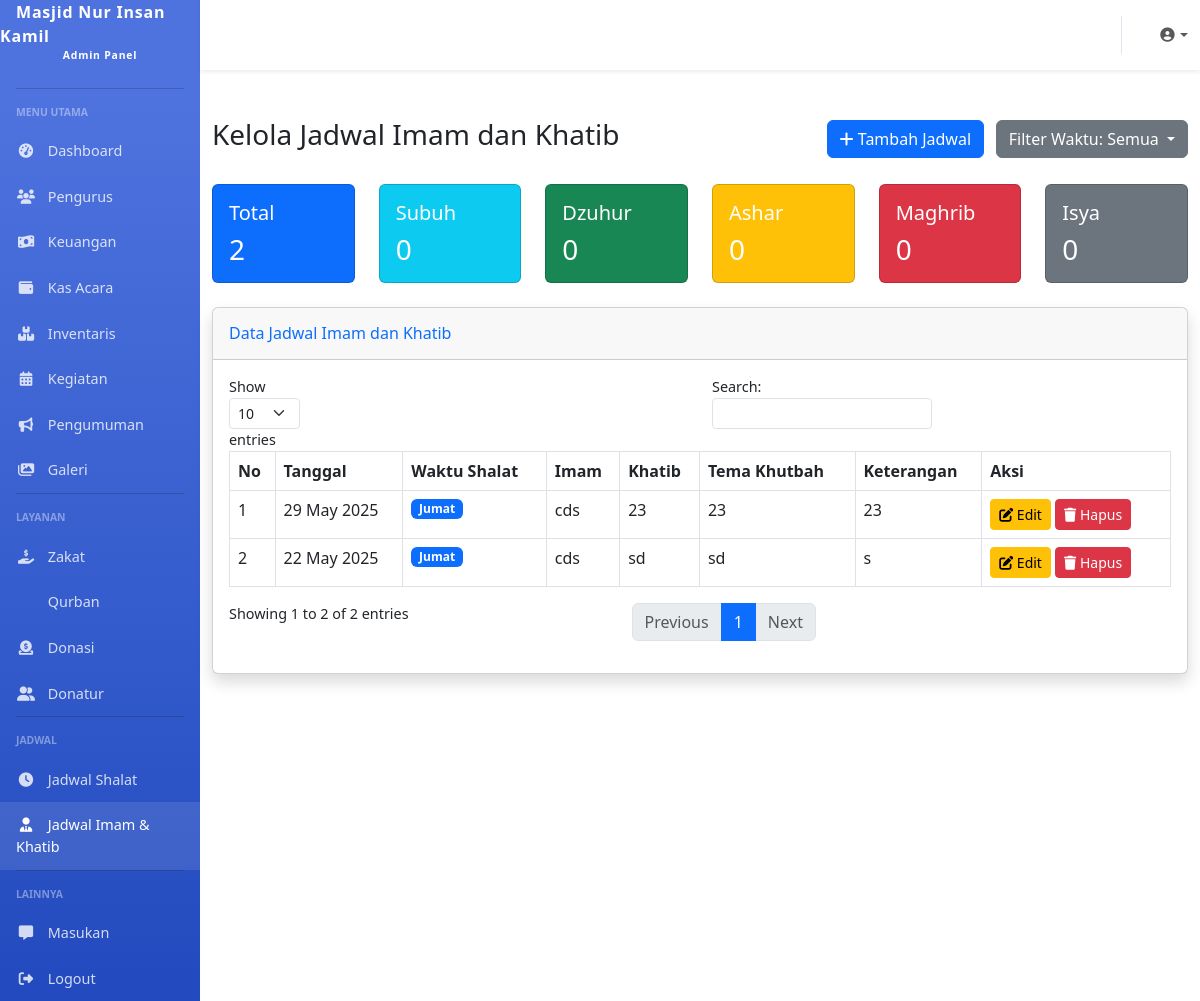
Screenshot of /admin/jadwal_imam_khatib.php (signed in) with the database file from the repository.
### tables this page shows
CREATE TABLE `settings` (
  `id` int(11) NOT NULL,
  `nama_masjid` varchar(100) NOT NULL DEFAULT 'Masjid Nur Insan Kamil',
  `alamat` text DEFAULT NULL,
  `no_telepon` varchar(20) DEFAULT NULL,
  `email` varchar(100) DEFAULT NULL,
  `logo` varchar(255) DEFAULT NULL,
  `deskripsi` text DEFAULT NULL,
  `rekening_bank` text DEFAULT NULL,
  `qris_image` varchar(255) DEFAULT NULL,
  `visi` text DEFAULT NULL,
  `misi` text DEFAULT NULL,
  `sejarah` text DEFAULT NULL,
  `created_at` timestamp NOT NULL DEFAULT current_timestamp(),
  `updated_at` timestamp NOT NULL DEFAULT current_timestamp() ON UPDATE current_timestamp()
);

CREATE TABLE `jadwal_imam_khatib` (
  `id` int(11) NOT NULL,
  `tanggal` date NOT NULL,
  `waktu_shalat` enum('subuh','dzuhur','ashar','maghrib','isya','jumat') NOT NULL,
  `nama_imam` varchar(100) NOT NULL,
  `nama_khatib` varchar(100) DEFAULT NULL,
  `tema_khutbah` text DEFAULT NULL,
  `keterangan` text DEFAULT NULL,
  `created_at` timestamp NOT NULL DEFAULT current_timestamp(),
  `updated_at` timestamp NOT NULL DEFAULT current_timestamp() ON UPDATE current_timestamp()
);

### config/database.php (called while the page is built, shortened)
<?php
function getConnection() {
    $conn = new mysqli(DB_HOST, DB_USER, DB_PASS, DB_NAME);
    $conn->set_charset("utf8");
    return $conn;
}
function query($sql) {
    $conn = getConnection();
    $result = $conn->query($sql);
    return $result;
}
function fetchAll($sql) {
    $result = query($sql);
    $data = [];
    while ($row = $result->fetch_assoc()) {
        $data[] = $row;
    }
    return $data;
}
function fetchOne($sql) {
    $result = query($sql);
    $row = $result->fetch_assoc();
    return $row;
}

### includes/functions.php (called while the page is built, shortened)
<?php
require_once dirname(__DIR__) . '/config/database.php';
function formatDate($date, $format = 'd F Y') {
    $timestamp = strtotime($date);
    return date($format, $timestamp);
}
function getSettings() {
    return fetchOne("SELECT * FROM settings WHERE id = 1");
}
function isActiveMenu($menu, $active = 'active') {
    $currentPage = basename($_SERVER['PHP_SELF'], '.php');
    if ($currentPage == $menu) {
        return $active;
    }
    return '';
}

### admin/jadwal_imam_khatib.php (the view, shortened to what this page needs)
<?php
require_once 'includes/header.php';
$waktuFilter = isset($_GET['waktu']) ? $_GET['waktu'] : '';
$whereClause = $waktuFilter ? "WHERE waktu_shalat = '$waktuFilter'" : "";
$dataJadwal = fetchAll("SELECT * FROM jadwal_imam_khatib $whereClause ORDER BY tanggal DESC, FIELD(waktu_shalat, 'subuh', 'dzuhur', 'ashar', 'maghrib', 'isya', 'jumat')");
$totalSubuh = fetchOne("SELECT COUNT(*) as total FROM jadwal_imam_khatib WHERE waktu_shalat = 'subuh'")['total'] ?? 0;
$totalDzuhur = fetchOne("SELECT COUNT(*) as total FROM jadwal_imam_khatib WHERE waktu_shalat = 'dzuhur'")['total'] ?? 0;
$totalAshar = fetchOne("SELECT COUNT(*) as total FROM jadwal_imam_khatib WHERE waktu_shalat = 'ashar'")['total'] ?? 0;
$totalMaghrib = fetchOne("SELECT COUNT(*) as total FROM jadwal_imam_khatib WHERE waktu_shalat = 'maghrib'")['total'] ?? 0;
$totalIsya = fetchOne("SELECT COUNT(*) as total FROM jadwal_imam_khatib WHERE waktu_shalat = 'isya'")['total'] ?? 0;
$totalJumat = fetchOne("SELECT COUNT(*) as total FROM jadwal_imam_khatib WHERE waktu_shalat = 'jumat'")['total'] ?? 0;
$totalJadwal = $totalSubuh + $totalDzuhur + $totalAshar + $totalMaghrib + $totalIsya + $totalJumat;
?>
<div class="container-fluid py-4">
    <div class="d-flex justify-content-between align-items-center mb-4">
        <h1 class="h3">Kelola Jadwal Imam dan Khatib</h1>
        <div>
            <button type="button" class="btn btn-primary me-2" data-bs-toggle="modal" data-bs-target="#formModal">
                <i class="fas fa-plus"></i> Tambah Jadwal
            </button>
            <div class="btn-group">
                <button type="button" class="btn btn-secondary dropdown-toggle" data-bs-toggle="dropdown" aria-expanded="false">
                    Filter Waktu: <?= $waktuFilter ? ucfirst($waktuFilter) : 'Semua' ?>
                </button>
            </div>
        </div>
    </div>
    <div class="row mb-4">
        <div class="col-md-2">
            <div class="card bg-primary text-white">
                <div class="card-body">
                    <h5 class="card-title">Total</h5>
                    <h3 class="card-text"><?= $totalJadwal ?></h3>
                </div>
            </div>
        </div>
        <div class="col-md-2">
            <div class="card bg-info text-white">
                <div class="card-body">
                    <h5 class="card-title">Subuh</h5>
                    <h3 class="card-text"><?= $totalSubuh ?></h3>
                </div>
            </div>
        </div>
        <div class="col-md-2">
            <div class="card bg-success text-white">
                <div class="card-body">
                    <h5 class="card-title">Dzuhur</h5>
                    <h3 class="card-text"><?= $totalDzuhur ?></h3>
                </div>
            </div>
        </div>
        <div class="col-md-2">
            <div class="card bg-warning text-white">
                <div class="card-body">
                    <h5 class="card-title">Ashar</h5>
                    <h3 class="card-text"><?= $totalAshar ?></h3>
                </div>
            </div>
        </div>
        <div class="col-md-2">
            <div class="card bg-danger text-white">
                <div class="card-body">
                    <h5 class="card-title">Maghrib</h5>
                    <h3 class="card-text"><?= $totalMaghrib ?></h3>
                </div>
            </div>
        </div>
        <div class="col-md-2">
            <div class="card bg-secondary text-white">
                <div class="card-body">
                    <h5 class="card-title">Isya</h5>
                    <h3 class="card-text"><?= $totalIsya ?></h3>
                </div>
            </div>
        </div>
    </div>
    <div class="card shadow mb-4">
        <div class="card-header py-3">
            <h6 class="m-0 font-weight-bold text-primary">Data Jadwal Imam dan Khatib <?= $waktuFilter ? "(" . ucfirst($waktuFilter) . ")" : "" ?></h6>
        </div>
        <div class="card-body">
            <div class="table-responsive">
                <table class="table table-bordered datatable" width="100%" cellspacing="0">
                    <thead>
                        <tr>
                            <th>No</th>
                            <th>Tanggal</th>
                            <th>Waktu Shalat</th>
                            <th>Imam</th>
                            <th>Khatib</th>
                            <th>Tema Khutbah</th>
                            <th>Keterangan</th>
                            <th>Aksi</th>
                        </tr>
                    </thead>
                    <tbody>
                        <?php foreach ($dataJadwal as $index => $jadwal): ?>
                            <tr>
                                <td><?= $index + 1 ?></td>
                                <td><?= formatDate($jadwal['tanggal']) ?></td>
                                <td>
                                    <?php if ($jadwal['waktu_shalat'] == 'subuh'): ?>
                                        <span class="badge bg-info">Subuh</span>
                                    <?php elseif ($jadwal['waktu_shalat'] == 'dzuhur'): ?>
                                        <span class="badge bg-success">Dzuhur</span>
                                    <?php elseif ($jadwal['waktu_shalat'] == 'ashar'): ?>
                                        <span class="badge bg-warning">Ashar</span>
                                    <?php elseif ($jadwal['waktu_shalat'] == 'maghrib'): ?>
                                        <span class="badge bg-danger">Maghrib</span>
                                    <?php elseif ($jadwal['waktu_shalat'] == 'isya'): ?>
                                        <span class="badge bg-secondary">Isya</span>
                                    <?php else: ?>
                                        <span class="badge bg-primary">Jumat</span>
                                    <?php endif; ?>
                                </td>
                                <td><?= $jadwal['nama_imam'] ?></td>
                                <td><?= $jadwal['nama_khatib'] ? $jadwal['nama_khatib'] : '-' ?></td>
                                <td><?= $jadwal['tema_khutbah'] ? $jadwal['tema_khutbah'] : '-' ?></td>
                                <td><?= $jadwal['keterangan'] ? $jadwal['keterangan'] : '-' ?></td>
                                <td>
                                    <a href="?action=edit&id=<?= $jadwal['id'] ?>" class="btn btn-sm btn-warning">
                                        <i class="fas fa-edit"></i> Edit
                                    </a>
                                    <a href="?action=delete&id=<?= $jadwal['id'] ?>" class="btn btn-sm btn-danger" onclick="return confirm('Apakah Anda yakin ingin menghapus data ini?')">
                                        <i class="fas fa-trash"></i> Hapus
                                    </a>
                                </td>
                            </tr>
                        <?php endforeach; ?>
                    </tbody>
                </table>
            </div>
        </div>
    </div>
</div>
<?php
require_once 'includes/footer.php';
?>

### admin/includes/header.php (shortened to what this page needs)
<?php
require_once dirname(dirname(__DIR__)) . '/includes/functions.php';
$settings = getSettings();
?>
<!DOCTYPE html>
<html lang="id">
<head>
    <link href="https://cdn.jsdelivr.net/npm/bootstrap@5.3.0-alpha1/dist/css/bootstrap.min.css" rel="stylesheet">
    <link rel="stylesheet" href="https://cdnjs.cloudflare.com/ajax/libs/font-awesome/6.4.0/css/all.min.css">
</head>
<body>
    <div class="d-flex">
        <div class="sidebar col-lg-2 col-md-3 d-none d-md-block">
            <a class="sidebar-brand text-white" href="<?= ADMIN_URL ?>">
                <?= $settings['nama_masjid'] ?>
                <span>Admin Panel</span>
            </a>
            <hr class="sidebar-divider bg-white">
            <div class="sidebar-heading">Menu Utama</div>
            <ul class="nav flex-column">
                <li class="nav-item">
                    <a class="nav-link <?= isActiveMenu('index') ?>" href="<?= ADMIN_URL ?>">
                        <i class="fas fa-fw fa-tachometer-alt"></i>
                        Dashboard
                    </a>
                </li>
                <li class="nav-item">
                    <a class="nav-link <?= isActiveMenu('pengurus') ?>" href="<?= ADMIN_URL ?>/pengurus.php">
                        <i class="fas fa-fw fa-users"></i>
                        Pengurus
                    </a>
                </li>
                <li class="nav-item">
                    <a class="nav-link <?= isActiveMenu('keuangan') ?>" href="<?= ADMIN_URL ?>/keuangan.php">
                        <i class="fas fa-fw fa-money-bill-wave"></i>
                        Keuangan
                    </a>
                </li>
                <li class="nav-item">
                    <a class="nav-link <?= isActiveMenu('kas_acara') ?>" href="<?= ADMIN_URL ?>/kas_acara.php">
                        <i class="fas fa-fw fa-wallet"></i>
                        Kas Acara
                    </a>
                </li>
                <li class="nav-item">
                    <a class="nav-link <?= isActiveMenu('inventaris') ?>" href="<?= ADMIN_URL ?>/inventaris.php">
                        <i class="fas fa-fw fa-boxes"></i>
                        Inventaris
                    </a>
                </li>
                <li class="nav-item">
                    <a class="nav-link <?= isActiveMenu('kegiatan') ?>" href="<?= ADMIN_URL ?>/kegiatan.php">
                        <i class="fas fa-fw fa-calendar-alt"></i>
                        Kegiatan
                    </a>
                </li>
                <li class="nav-item">
                    <a class="nav-link <?= isActiveMenu('pengumuman') ?>" href="<?= ADMIN_URL ?>/pengumuman.php">
                        <i class="fas fa-fw fa-bullhorn"></i>
                        Pengumuman
                    </a>
                </li>
                <li class="nav-item">
                    <a class="nav-link <?= isActiveMenu('galeri') ?>" href="<?= ADMIN_URL ?>/galeri.php">
                        <i class="fas fa-fw fa-images"></i>
                        Galeri
                    </a>
                </li>
            </ul>
            <hr class="sidebar-divider bg-white">
            <div class="sidebar-heading">Layanan</div>
            <ul class="nav flex-column">
                <li class="nav-item">
                    <a class="nav-link <?= isActiveMenu('zakat') ?>" href="<?= ADMIN_URL ?>/zakat.php">
                        <i class="fas fa-fw fa-hand-holding-usd"></i>
                        Zakat
                    </a>
                </li>
                <li class="nav-item">
                    <a class="nav-link <?= isActiveMenu('qurban') ?>" href="<?= ADMIN_URL ?>/qurban.php">
                        Qurban
                    </a>
                </li>
                <li class="nav-item">
                    <a class="nav-link <?= isActiveMenu('donasi') ?>" href="<?= ADMIN_URL ?>/donasi.php">
                        <i class="fas fa-fw fa-donate"></i>
                        Donasi
                    </a>
                </li>
                <li class="nav-item">
                    <a class="nav-link <?= isActiveMenu('donatur') ?>" href="<?= ADMIN_URL ?>/donatur.php">
                        <i class="fas fa-fw fa-user-friends"></i>
                        Donatur
                    </a>
                </li>
            </ul>
            <hr class="sidebar-divider bg-white">
            <div class="sidebar-heading">Jadwal</div>
            <ul class="nav flex-column">
                <li class="nav-item">
                    <a class="nav-link <?= isActiveMenu('jadwal_shalat') ?>" href="<?= ADMIN_URL ?>/jadwal_shalat.php">
                        <i class="fas fa-fw fa-clock"></i>
                        Jadwal Shalat
                    </a>
                </li>
                <li class="nav-item">
                    <a class="nav-link <?= isActiveMenu('jadwal_imam_khatib') ?>" href="<?= ADMIN_URL ?>/jadwal_imam_khatib.php">
                        <i class="fas fa-fw fa-user-tie"></i>
                        Jadwal Imam & Khatib
                    </a>
                </li>
            </ul>
            <hr class="sidebar-divider bg-white">
            <div class="sidebar-heading">Lainnya</div>
            <ul class="nav flex-column">
                <li class="nav-item">
                    <a class="nav-link <?= isActiveMenu('masukan') ?>" href="<?= ADMIN_URL ?>/masukan.php">
                        <i class="fas fa-fw fa-comment-alt"></i>
                        Masukan
                    </a>
                </li>
                <li class="nav-item">
                    <a class="nav-link" href="<?= ADMIN_URL ?>/logout.php">
                        <i class="fas fa-fw fa-sign-out-alt"></i>
                        Logout
                    </a>
                </li>
            </ul>
        </div>
        <div class="content col-lg-10 col-md-9 col-12">
            <nav class="navbar navbar-expand navbar-light bg-white topbar mb-4 shadow-sm">
                <ul class="navbar-nav ms-auto">
                    <li class="nav-item dropdown no-arrow">
                        <a class="nav-link dropdown-toggle" href="#" id="userDropdown" role="button" data-bs-toggle="dropdown" aria-haspopup="true" aria-expanded="false">
                            <i class="fas fa-user-circle fa-fw"></i>
                        </a>
                    </li>
                </ul>
            </nav>

### rows the page displays
settings: nama_masjid "Masjid Nur Insan Kamil"
jadwal_imam_khatib: tanggal "29 May 2025", waktu_shalat "Jumat", nama_imam "cds", nama_khatib "23", tema_khutbah "23", keterangan "23"
jadwal_imam_khatib: tanggal "22 May 2025", waktu_shalat "Jumat", nama_imam "cds", nama_khatib "sd", tema_khutbah "sd", keterangan "s"

### other values shown
$totalJadwal "2"
$totalSubuh "0"
$totalDzuhur "0"
$totalAshar "0"
$totalMaghrib "0"
$totalIsya "0"
